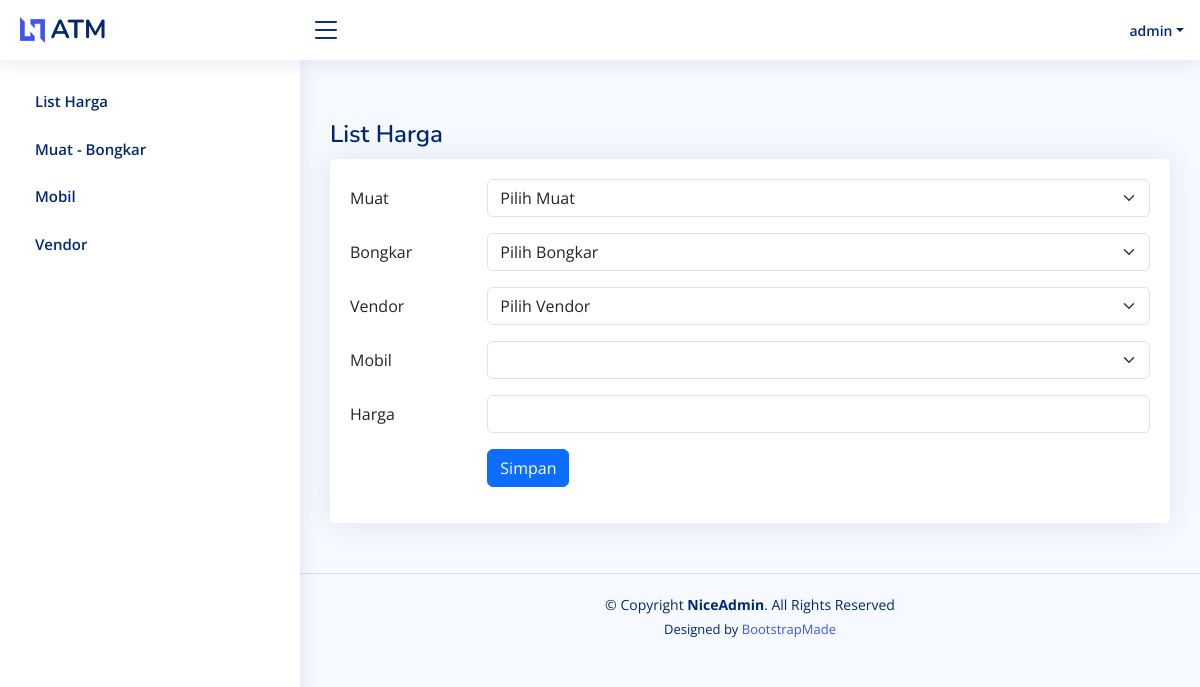
/upsert_list_harga.php?q=14d8b614-4562-11ef-acaf-220b742ac1dc (signed in), run on an earlier commit of the app's database.
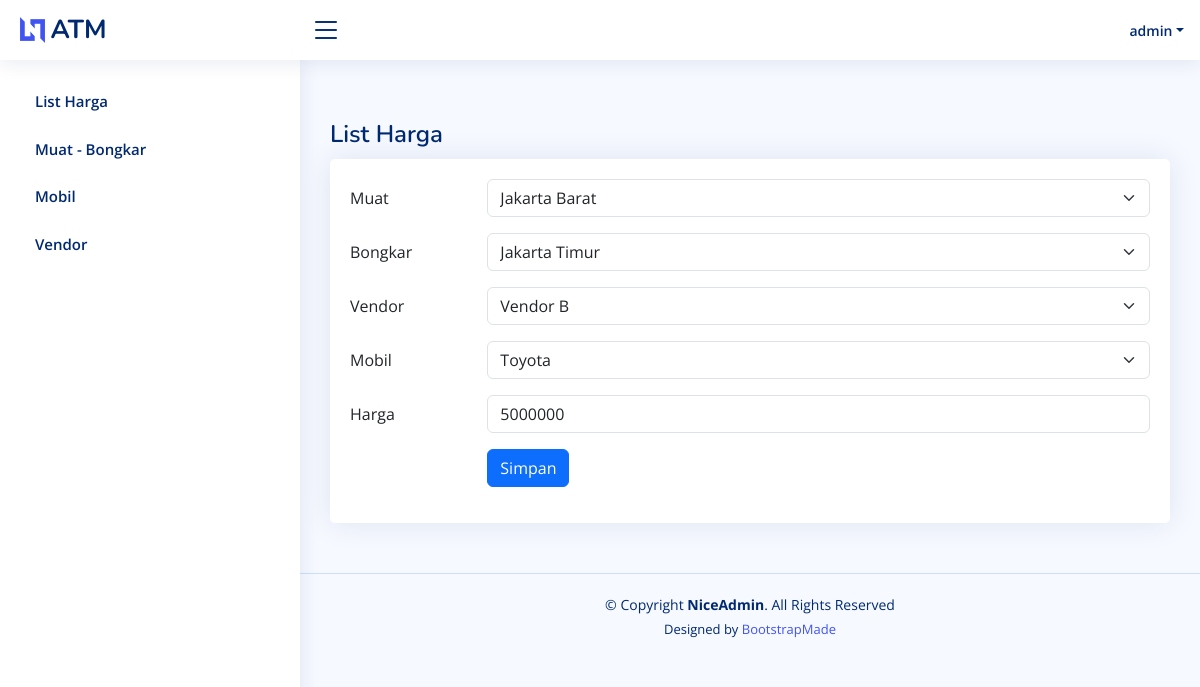
And on a later commit of the database.
### tables this page shows
CREATE TABLE `list_harga` (
  `id` int(11) NOT NULL,
  `created_date` timestamp NOT NULL DEFAULT current_timestamp(),
  `modified_date` timestamp NOT NULL DEFAULT current_timestamp() ON UPDATE current_timestamp(),
  `secure_id` varchar(52) NOT NULL,
  `muat_id` int(11) NOT NULL,
  `bongkar_id` int(11) NOT NULL,
  `vendor_id` int(11) NOT NULL,
  `mobil_id` int(11) NOT NULL,
  `harga` float NOT NULL
);

CREATE TABLE `muat_bongkar` (
  `id` int(11) NOT NULL,
  `created_date` timestamp NOT NULL DEFAULT current_timestamp(),
  `modified_date` timestamp NOT NULL DEFAULT current_timestamp() ON UPDATE current_timestamp(),
  `secure_id` varchar(52) NOT NULL,
  `nama` varchar(100) NOT NULL
);

CREATE TABLE `vendor` (
  `id` int(11) NOT NULL,
  `created_date` timestamp NOT NULL DEFAULT current_timestamp(),
  `modified_date` timestamp NOT NULL DEFAULT current_timestamp() ON UPDATE current_timestamp(),
  `secure_id` varchar(52) NOT NULL,
  `nama` varchar(100) NOT NULL,
  `mobil_id` varchar(100) NOT NULL COMMENT '["1","2"]'
);

### api/detail_list_harga.php (called while the page is built, shortened)
<?php
require 'config/db.php';
if ($_SERVER["REQUEST_METHOD"] == "GET") {
    try{
        if(isset($_GET['q'])) {
            $secure_id = htmlspecialchars($_GET['q']);
            $sql = 'SELECT * FROM list_harga WHERE secure_id = :secure_id';
            $stmt = $db->prepare($sql);
            $stmt->bindParam(':secure_id', $secure_id, PDO::PARAM_STR);
            $stmt->execute();
            $list_harga = $stmt->fetch(PDO::FETCH_ASSOC);
        }
        $sql = "SELECT * FROM muat_bongkar";
        $stmt = $db->query($sql);
        $muat_bongkar = $stmt->fetchAll();
        $sql = "SELECT * FROM vendor";
        $stmt = $db->query($sql);
        $vendor = $stmt->fetchAll();
        $mobil_vendor = [];
        foreach($vendor as $i=>$v) {
            $vendorMobilIds = json_decode($v['mobil_id']);
            $int_ids = array_map('intval', $vendorMobilIds);
            $vendor_mobil = [];
            foreach($int_ids as $w) {
                $sql = "SELECT * FROM mobil WHERE id = :id";
                $stmt = $db->prepare($sql);
                $stmt->bindParam(':id', $w, PDO::PARAM_INT);
                $stmt->execute();
                $vendor_mobil_single = $stmt->fetch();
                $vendor_mobil[] = $vendor_mobil_single;
            }
            $mobil_vendor[$v['id']] = $vendor_mobil;
        }
    } catch(PDOException $e){
        echo "Connection failed: " . $e->getMessage();
    }
}
?>

### upsert_list_harga.php (the view, shortened to what the changed rows need)
<?php
require 'layout/header.php';
require 'api/detail_list_harga.php';
?>
  <main id="main" class="main">
    <div class="pagetitle">
      <h1>List Harga</h1>
    </div>
    <section class="section">
      <div class="row">
        <div class="col-12">
          <div class="card">
            <div class="card-body">
              <form method="post" action="api/upsert_list_harga.php">
                <div class="row mb-3">
                  <div class="col-sm-10">
                    <select required name="muat" class="form-select" id="select-muat">
                      <option disabled selected>Pilih Muat</option>
                        <?php
                        foreach($muat_bongkar as $v) {
                            echo '<option value="'.$v['id'].'"';
                            if (isset($list_harga) && $v['id'] == $list_harga['muat_id']) {
                              echo 'selected';
                            }
                            echo '>'.$v['nama'].'</option>';
                        }
                        ?>
                    </select>
                  </div>
                </div>
                <div class="row mb-3">
                  <div class="col-sm-10">
                    <select required name="bongkar" class="form-select" id="select-bongkar">
                      <option disabled selected>Pilih Bongkar</option>
                        <?php
                        foreach($muat_bongkar as $v) {
                            echo '<option value="'.$v['id'].'"';
                            if (isset($list_harga) && $v['id'] == $list_harga['bongkar_id']) {
                              echo 'selected';
                            }
                            echo '>'.$v['nama'].'</option>';
                        }
                        ?>
                    </select>
                  </div>
                </div>
                <div class="row mb-3">
                  <div class="col-sm-10">
                    <select id="vendor" required name="vendor" class="form-select" data-mobil-vendor='<?php echo json_encode($mobil_vendor); ?>'>
                      <option disabled selected value>Pilih Vendor</option>
                        <?php
                        foreach($vendor as $v) {
                            echo '<option value="'.$v['id'].'"';
                            if (isset($list_harga) &&  $v['id'] == $list_harga['vendor_id']) {
                              echo 'selected';
                            }
                            echo '>'.$v['nama'].'</option>';
                        }
                        ?>
                    </select>
                  </div>
                </div>
                <div class="row mb-3">
                  <div class="col-sm-10">
                    <select id="mobil" required name="mobil" class="form-select" required>
                    </select>
                  </div>
                </div>
                <div class="row mb-3">
                  <div class="col-sm-10">
                    <input type="text" class="form-control" name="harga" value="<?php if(isset($list_harga['harga'])){echo $list_harga['harga'];}?>">
                  </div>
                </div>
              </form>
            </div>
          </div>
        </div>
      </div>
    </section>
  </main>
  <?php
  require 'layout/footer.php';

What changed in the data, as far as the page shows it:
added list_harga: muat "Jakarta Barat", bongkar "Jakarta Timur", vendor "Vendor B", harga "5000000"
Also different on the page:
form field mobil: (not shown) → "Toyota"
form field muat: "Pilih Muat" → (not shown)
form field bongkar: "Pilih Bongkar" → (not shown)
form field vendor: "Pilih Vendor" → (not shown)
